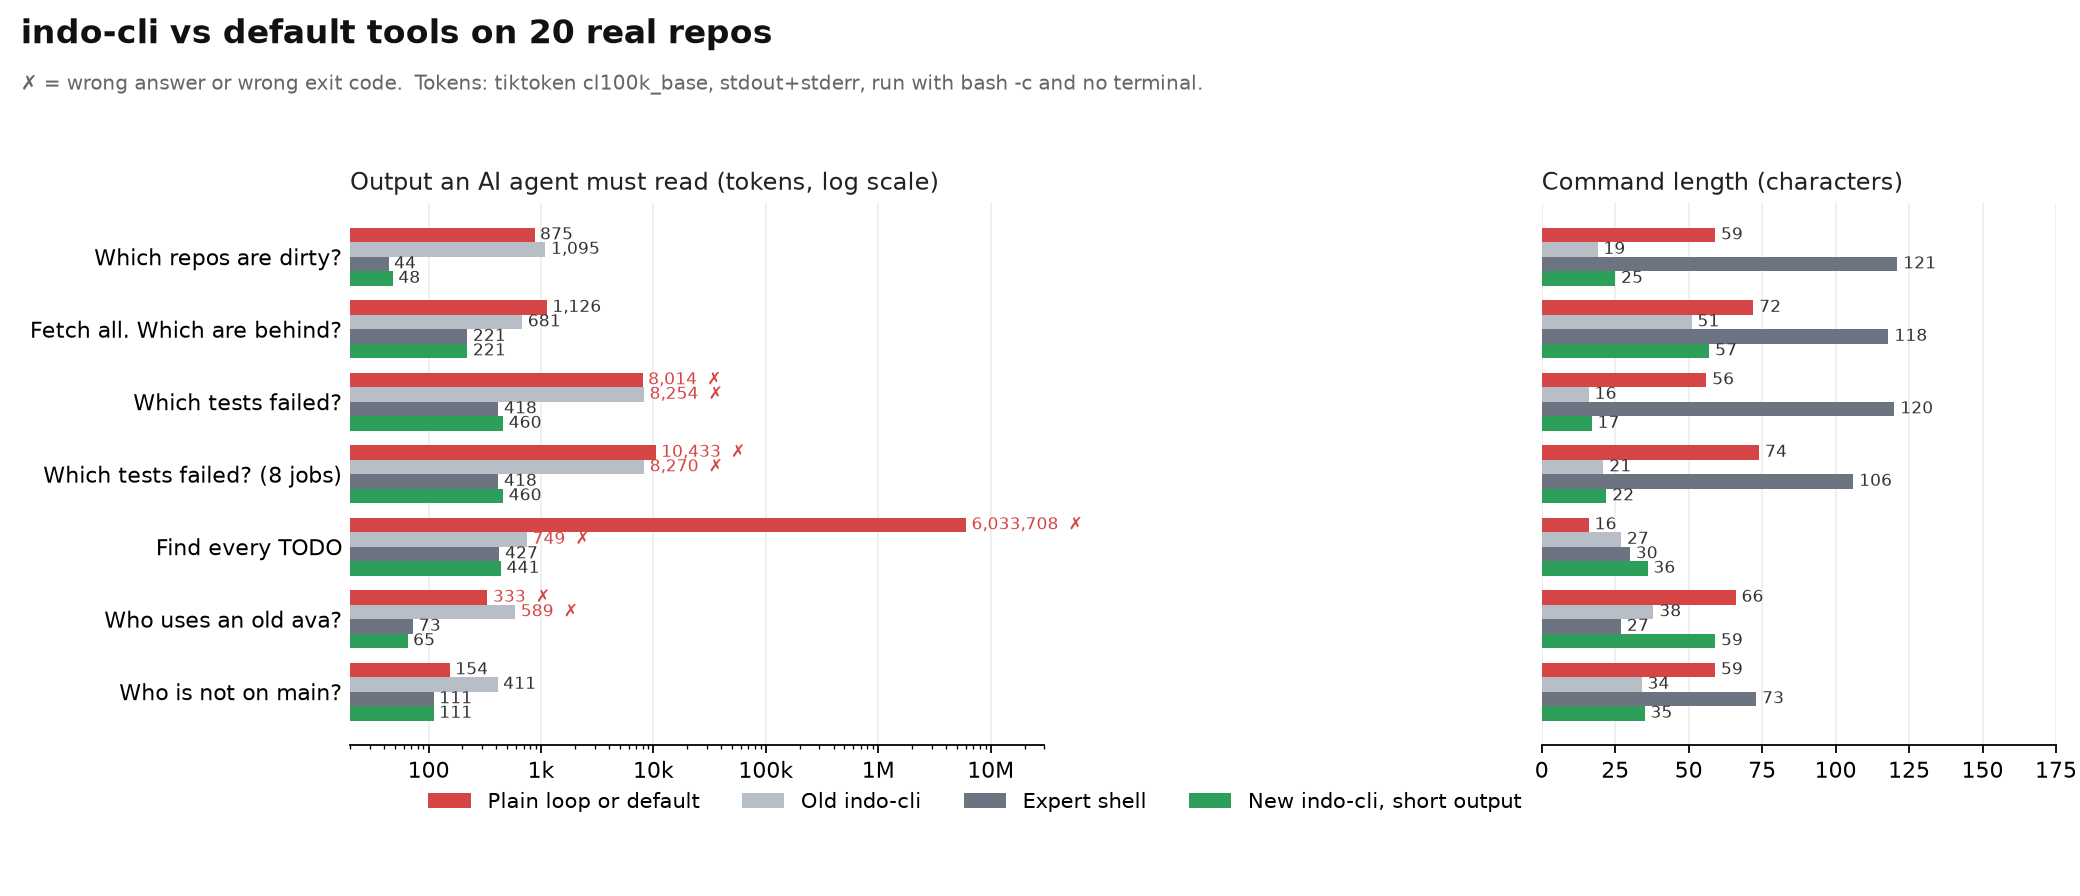

The Python source for this figure:
import json, matplotlib
matplotlib.use("Agg")
import matplotlib.pyplot as plt
from matplotlib.ticker import FuncFormatter
R=[r for r in json.load(open('results.json')) if r['task']!='T0']
def get(t, tool, mode=None):
    for r in R:
        if r['task']==t and r['tool']==tool and (mode is None or r['mode']==mode): return r
tasks=[("T1","Which repos are dirty?","naive loop","expert loop"),
       ("T2","Fetch all. Which are behind?","naive loop","expert loop"),
       ("T3","Which tests failed?","naive loop","expert loop"),
       ("T4","Which tests failed? (8 jobs)","xargs -P","expert GNU parallel"),
       ("T5","Find every TODO","naive grep -r","ripgrep --hidden"),
       ("T6","Who uses an old ava?","naive loop","grep with glob"),
       ("T7","Who is not on main?","naive loop","expert loop")]
rows=[]
for t,label,naive,expert in tasks:
    rows.append((label, get(t,naive), get(t,"old indo-cli"), get(t,expert), get(t,"new indo-cli","agent")))
RED="#d64545"; GREEN="#2e9e5b"; GRAY="#b8bec6"; DARK="#6b7480"
series=[("Plain loop or default", 1, RED),("Old indo-cli",2,GRAY),("Expert shell",3,DARK),("New indo-cli, short output",4,GREEN)]
fig,(a1,a2)=plt.subplots(1,2,figsize=(13,5.6),gridspec_kw={"width_ratios":[1.35,1]})
fig.patch.set_facecolor("white")
n=len(rows); h=0.2
for k,(name,idx,c) in enumerate(series):
    ys=[i+(k-1.5)*h for i in range(n)]
    a1.barh(ys,[r[idx]['out_tokens'] for r in rows],height=h,color=c,label=name)
    a2.barh(ys,[r[idx]['cmd_chars'] for r in rows],height=h,color=c)
    for y,r in zip(ys,rows):
        rr=r[idx]
        bad = (not rr['answer_right']) or (not rr['exit_code_right'])
        a1.text(rr['out_tokens']*1.12,y,f"{rr['out_tokens']:,}"+("  ✗" if bad else ""),va="center",fontsize=7.5,color=(RED if bad else "#333"))
        a2.text(rr['cmd_chars']+2,y,str(rr['cmd_chars']),va="center",fontsize=7.5,color="#333")
for a in (a1,a2):
    a.set_yticks(range(n)); a.invert_yaxis()
    for s in ("top","right","left"): a.spines[s].set_visible(False)
    a.tick_params(axis="y",length=0); a.grid(axis="x",color="#eee"); a.set_axisbelow(True)
a1.set_yticklabels([r[0] for r in rows],fontsize=10)
a2.set_yticklabels([])
a1.set_xscale("log"); a1.set_xlim(20, 3e7)
def short(v,_):
    for d,u in ((1e6,"M"),(1e3,"k")):
        if v>=d: return f"{v/d:g}{u}"
    return f"{v:g}"
a1.xaxis.set_major_formatter(FuncFormatter(short))
a1.set_title("Output an AI agent must read (tokens, log scale)",fontsize=11,loc="left",color="#222")
a2.set_title("Command length (characters)",fontsize=11,loc="left",color="#222")
a2.set_xlim(0,175)
a1.legend(loc="lower center",bbox_to_anchor=(0.9,-0.16),ncol=4,frameon=False,fontsize=9.5)
fig.suptitle("indo-cli vs default tools on 20 real repos",x=0.01,ha="left",fontsize=15,fontweight="bold",color="#111")
fig.text(0.01,0.9,"✗ = wrong answer or wrong exit code.  Tokens: tiktoken cl100k_base, stdout+stderr, run with bash -c and no terminal.",fontsize=9,color="#666")
plt.tight_layout(rect=(0,0.03,1,0.9))
plt.savefig("../bench/chart.png",dpi=160)
